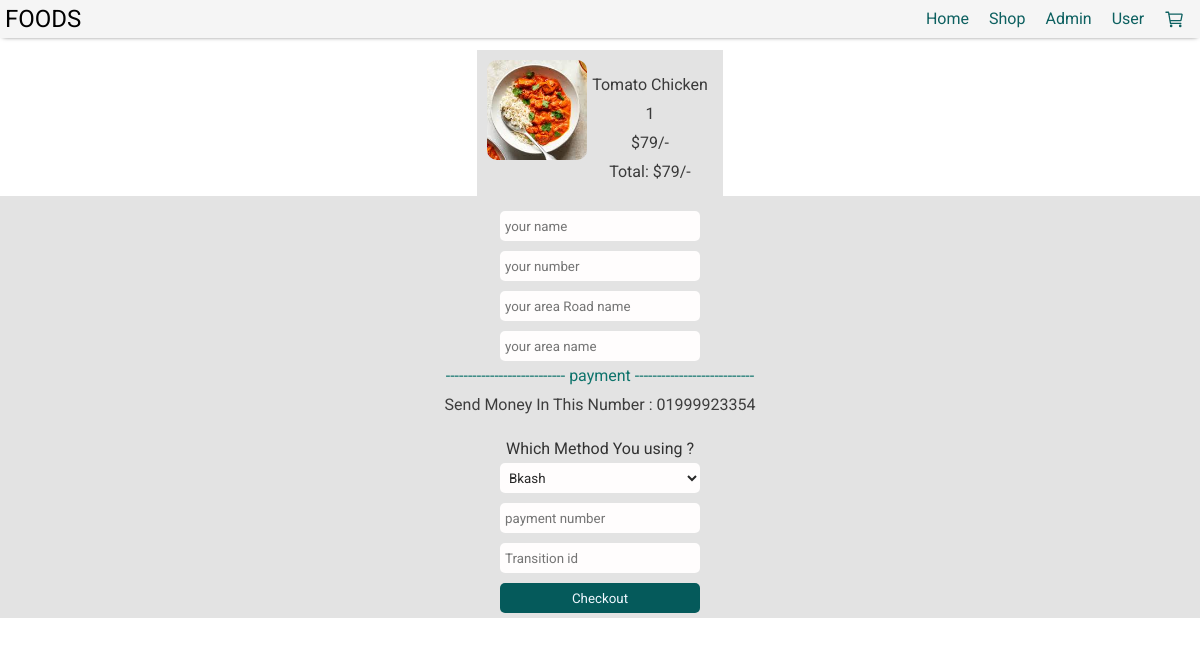
The app's page /checkout.php?id=21 with its own data.
### tables this page shows
CREATE TABLE `product` (
  `id` int(11) NOT NULL,
  `nam` varchar(100) NOT NULL,
  `price` int(100) NOT NULL,
  `img` varchar(1000) NOT NULL,
  `uploadtime` varchar(100) NOT NULL
);

CREATE TABLE `cart` (
  `id` int(11) NOT NULL,
  `productid` int(11) NOT NULL,
  `quantity` int(11) NOT NULL,
  `buyerid` int(11) NOT NULL,
  `carttime` varchar(100) NOT NULL
);

### checkout.php (the view, shortened to what this page needs)
<?php include "tamplate/connect1.php";
   ?>
</head>
<body>
    <div class="container">
        <?php include "tamplate/header.php";
           ?>
        <div class="contant">
            <div class="productinfo">
                <?php
                   include "php/config.php";
                   $cartid = $_GET['id'];
                   $sql = "SELECT * FROM cart WHERE id = $cartid";
                   $result = mysqli_query($con, $sql);
                   $row = mysqli_fetch_assoc($result);
                   $productid = $row['productid'];
                   $sql1 = "SELECT * FROM product WHERE id=$productid";
                   $result1 = mysqli_query($con, $sql1);
                   $row1 = mysqli_fetch_assoc($result1);
                   ?>
                <div class="image">
                    <img src="image/<?php echo $row1['img']; ?>" alt="">
                </div>
                <div class="info">
                    <div class="name"><?php echo $row1['nam']; ?></div>
                    <div class="quantity"><?php echo $row['quantity']; ?></div>
                    <div class="price">$<?php echo $row1['price']; ?>/-</div>
                    <?php
                       $price = $row1['price'];
                       $quantity = $row['quantity'];
                       $total = $price * $quantity;
                       ?>
                    <div class="price">Total: $<?php echo $total; ?>/-</div>
                </div>
            </div>
            <form class="cform" action="php/orderinsert.php" method="post">
                <input type="text" name="name" id="name" placeholder="your name" required>
                <input type="number" name="number" id="number" placeholder="your number" required>
                <input type="text" name="road" id="road" placeholder="your area Road name" required>
                <input type="text" name="area" id="area" placeholder="your area name" required>
                --------------------------- payment ---------------------------
                <p>Send Money In This Number : 01999923354</p>
                <label for="paymethod">Which Method You using ?</label>
                <select name="paymethod" id="paymethod">
                    <option value="bkash">Bkash</option>
                </select>
                <input type="number" name="snumber" id="snumber" placeholder="payment number" required>
                <input type="text" name="tid" id="tid" placeholder="Transition id" required>
                <input type="submit" value="Checkout" id="checkout" name="checkout">
            </form>
        </div>
    </div>
</body>
</html>

### css/style.css (style rules this page uses)
* { margin: 0; padding: 0; -webkit-box-sizing: border-box; box-sizing: border-box; font-family: "Poppins", sans-serif; font-family: "Roboto", sans-serif; }
.container { max-width: 1250px; margin: auto; }
.contant { margin-top: 50px; padding-bottom: 30px; }
.productinfo { width: -webkit-max-content; width: -moz-max-content; width: max-content; display: -webkit-box; display: -ms-flexbox; display: flex; -webkit-box-pack: center; -ms-flex-pack: center; justify-content: center; margin: auto; padding: 10px; background: #e3e3e3; }
.productinfo .image { width: 100px; height: 100px; }
.productinfo .image img { width: 100%; height: 100%; -o-object-fit: cover; object-fit: cover; border-radius: 10px; }
.productinfo .info { display: -webkit-box; display: -ms-flexbox; display: flex; -webkit-box-align: center; -ms-flex-align: center; align-items: center; -webkit-box-orient: vertical; -webkit-box-direction: normal; -ms-flex-direction: column; flex-direction: column; padding: 5px; color: #3a3a3a; }
.productinfo .info .name { margin-top: 10px; }
.productinfo .info .quantity { margin-top: 10px; }
.productinfo .info .price { margin-top: 10px; }
.cform { padding-top: 10px; background: #e3e3e3; display: -webkit-box; display: -ms-flexbox; display: flex; -webkit-box-orient: vertical; -webkit-box-direction: normal; -ms-flex-direction: column; flex-direction: column; -webkit-box-align: center; -ms-flex-align: center; align-items: center; color: #0d736b; }
.cform p { padding: 10px 0px; color: #3d3d3d; }
.cform label { padding-top: 15px; color: #323232; }
.cform input, .cform select { width: 200px; height: 30px; padding: 5px; border: none; color: #282828; margin: 5px; background: #fffdfd; border-radius: 5px; outline: none; }
.cform input option, .cform select option { margin: 12px; }
.cform #checkout { background: #055a5b; color: aliceblue; }
form { display: -webkit-box; display: -ms-flexbox; display: flex; margin: auto; -webkit-box-pack: center; -ms-flex-pack: center; justify-content: center; -webkit-box-align: center; -ms-flex-align: center; align-items: center; -webkit-box-orient: vertical; -webkit-box-direction: normal; -ms-flex-direction: column; flex-direction: column; }
form input, form .login, form .signup { width: 170px; height: 30px; border: none; padding: 5px; margin: 2px; border-radius: 3px; }

### records on screen
product: img (picture), nam "Tomato Chicken", price "79"
cart: quantity "1"
